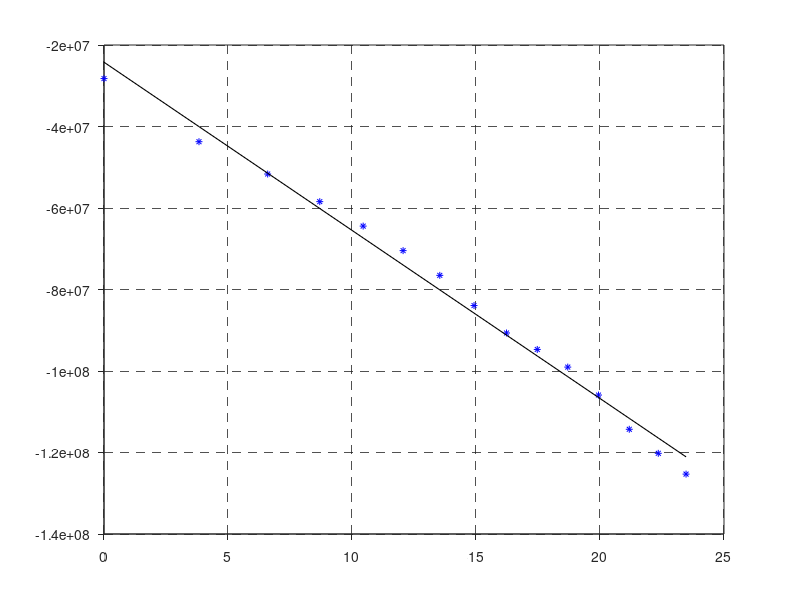

This chart was generated by the following MATLAB code: (Note: this script raises an error after producing the figure.)
%%%% plot aero power sensitivity and gains %%%


%% 5 MW turbine aero sensitivity

aero_sensitivity = -1*[28.24e6; 43.73e6; 51.66e6; 58.44e6; 64.44e6; 70.46e6; 76.53e6; 83.94e6;
    90.67e6; 94.71e6; 99.04e6; 105.9e6; 114.30e6; 120.20e6; 125.3e6]; 


theta = [0; 3.83; 6.6; 8.7; 10.45; 12.06; 13.54; 14.92; 16.23; 17.47; 18.70; 19.94; 21.18; 22.35; 23.47];
%% Gains
c=polyfit(theta, aero_sensitivity,1);

% I=find(WindSpeeds==rated_windspeed);
% theta_new = Lin.Pitch(I:end);

% theta_new = theta;


aero_sensitivity_new=c(1)*theta+c(2);



%% plot aero sensitivity
plot(theta, aero_sensitivity, 'b*', 'MarkerSize',5); hold on;
plot(theta, aero_sensitivity_new, 'k-', 'LineWidth', 0.8); 

grid on
    a = gca;
    % set box property to off and remove background color
    set(a,'box','off','color','none')
    % create new, empty axes with box but without ticks
    b = axes('Position',get(a,'Position'),'box','on','xtick',[],'ytick',[]);
    % set original axes as active
    axes(a)
    % link axes in case of zooming
    linkaxes([a b])
set(gca,'GridLineStyle','--')
set(gca,'GridAlpha',0.8)
set(gca,'TickDir','out');
axesH = gca;
axesH.XAxis.TickLabelInterpreter = 'latex';
axesH.XAxis.TickLabelFormat      = '\\textbf{%g}';
axesH.YAxis.TickLabelInterpreter = 'latex';
axesH.YAxis.TickLabelFormat      = '\\textbf{%g}';

%ax.GridAlpha = 1;
ylabel('\textbf{Aerodynamic power sensitivity \bigg($\frac{W}{rad}$\bigg)}','Interpreter','latex');
xlabel('\textbf{Collective blade pitch angle ($^\circ$)}','Interpreter','latex');
legend('\textbf{Original data}', '\textbf{Best fit line}','Interpreter','latex');
xlim([0 23.5]);

%% gains
%value of theta at which aerodynamic power sensitivity doubled from intial
%value, the value at first pitch angle

theta_k=(2*aero_sensitivity_new(1)-c(2))/c(1);
GK=1./(1+theta/theta_k);

% %recommended values of natural_freq and damping ratio
% %(http://orbit.dtu.dk/files/7710881/ris_r_1500.pdf)
natural_freq=0.6; %rad/s
damping_ratio=0.7; %range 0.6-0.7
% % 
% rated_omega=12.1;
Drivetrain.LSSInertia = 5025500; % Use only for 5MW 
Drivetrain.Gearbox.Ratio = 97;
% 
rated_omega = 12.1; 
%rated omega in rpm at LSS
Kp=-2*Drivetrain.LSSInertia*rated_omega*natural_freq*damping_ratio*GK./(Drivetrain.Gearbox.Ratio*aero_sensitivity_new(1)*-1);
Ki=-Drivetrain.LSSInertia*rated_omega*natural_freq^2*GK./(Drivetrain.Gearbox.Ratio*aero_sensitivity_new(1)*-1);

%% plot gains 

plot(theta, -Kp, 'LineWidth', 1); hold on;
plot(theta, -Ki, 'LineWidth', 1); 

grid on
    a = gca;
    % set box property to off and remove background color
    set(a,'box','off','color','none')
    % create new, empty axes with box but without ticks
    b = axes('Position',get(a,'Position'),'box','on','xtick',[],'ytick',[]);
    % set original axes as active
    axes(a)
    % link axes in case of zooming
    linkaxes([a b])
set(gca,'GridLineStyle','--')
set(gca,'GridAlpha',0.8)
set(gca,'TickDir','out');
axesH = gca;
axesH.XAxis.TickLabelInterpreter = 'latex';
axesH.XAxis.TickLabelFormat      = '\\textbf{%g}';
axesH.YAxis.TickLabelInterpreter = 'latex';
axesH.YAxis.TickLabelFormat      = '\\textbf{%g}';

%ax.GridAlpha = 1;
ylabel('\textbf{Controller gains}','Interpreter','latex');
xlabel('\textbf{Collective blade pitch angle ($^\circ$)}','Interpreter','latex');
legend('\textbf{Proportional gain}', '\textbf{Integral gain}','Interpreter','latex');
xlim([0 23.5]);
ylim([0 0.025]);